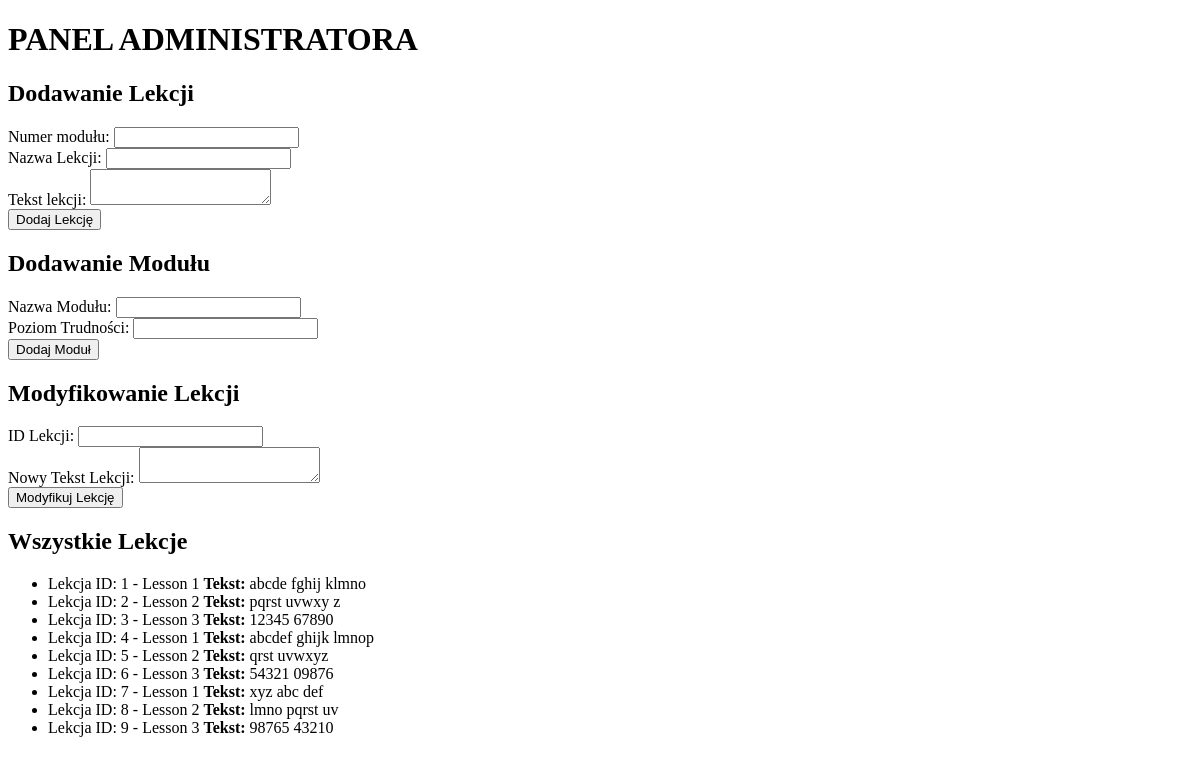
The app's page /src/pages/admin.php, older data.
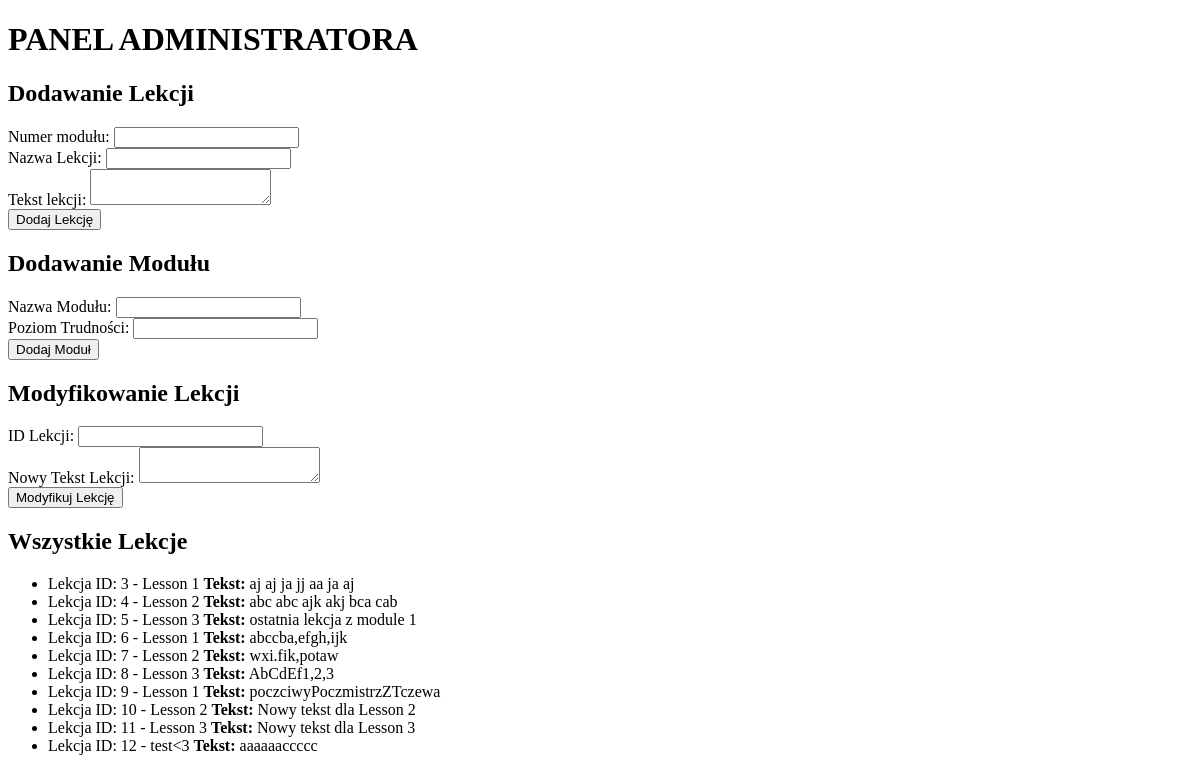
The same page, newer data.
### tables this page shows
CREATE TABLE `lessons` (
                           `LessonID` int(11) NOT NULL,
                           `ModuleID` int(11) DEFAULT NULL,
                           `LessonName` varchar(255) DEFAULT NULL,
                           `TextContent` text DEFAULT NULL
);

### src/pages/admin.php (the view, shortened to what this page needs)
<!DOCTYPE html>
<html lang="en">
<head>
    <link rel="stylesheet" type="text/css" href="../src/css/admin.css">
</head>
<body>
    <h1>PANEL ADMINISTRATORA</h1>
    <h2>Dodawanie Lekcji</h2>
    <form method="post" action="/admin/add_lesson">
        <label for="moduleId">Numer modułu:</label>
        <input type="text" id="moduleId" name="moduleId" required><br>
        <label for="lessonName">Nazwa Lekcji:</label>
        <input type="text" id="lessonName" name="lessonName" required><br>
        <label for="textContent">Tekst lekcji:</label>
        <textarea type="text" id="textContent" name="textContent" required></textarea></br>
        <button type="submit">Dodaj Lekcję</button>
    </form>
    <h2>Dodawanie Modułu</h2>
    <form method="post" action="/admin/add_module">
        <label for="moduleName">Nazwa Modułu:</label>
        <input type="text" id="moduleName" name="moduleName" required><br>
        <label for="difficultyLevel">Poziom Trudności:</label>
        <input type="text" id="difficultyLevel" name="difficultyLevel" required><br>
        <button type="submit">Dodaj Moduł</button>
    </form>
    <h2>Modyfikowanie Lekcji</h2>
    <form method="post" action="/admin/modify_lesson">
        <label for="lessonId">ID Lekcji:</label>
        <input type="text" id="lessonId" name="lessonId" required><br>
        <label for="newTextContent">Nowy Tekst Lekcji:</label>
        <textarea type="text" id="newTextContent" name="newTextContent" required></textarea><br>
        <button type="submit">Modyfikuj Lekcję</button>
    </form>
    <h2>Wszystkie Lekcje</h2>
    <?php
    try {
        $db = new PDO('mysql:host=localhost;dbname=keyboard_destroyer', 'root', '');
        $query = 'SELECT * FROM lessons';
        $stmt = $db->query($query);
        echo '<ul>';
        while ($row = $stmt->fetch(PDO::FETCH_ASSOC)) {
            echo "<li>Lekcja ID: {$row['LessonID']} - {$row['LessonName']} <b>Tekst:</b> {$row['TextContent']}</li>";
        }
        echo '</ul>';
    } catch (PDOException $e) {
        die('Błąd bazy danych: ' . $e->getMessage());
    }
    ?>
</body>
</html>

Row changes from the older to the newer data that the page shows:
removed lessons: LessonID "1", LessonName "Lesson 1", TextContent "abcde fghij klmno"
removed lessons: LessonID "2", LessonName "Lesson 2", TextContent "pqrst uvwxy z"
changed lessons id 3: LessonName "Lesson 3" → "Lesson 1"; TextContent "12345 67890" → "aj aj ja jj aa ja aj"
changed lessons id 4: LessonName "Lesson 1" → "Lesson 2"; TextContent "abcdef ghijk lmnop" → "abc abc ajk akj bca cab"
changed lessons id 5: LessonName "Lesson 2" → "Lesson 3"; TextContent "qrst uvwxyz" → "ostatnia lekcja z module 1"
changed lessons id 6: LessonName "Lesson 3" → "Lesson 1"; TextContent "54321 09876" → "abccba,efgh,ijk"
changed lessons id 7: LessonName "Lesson 1" → "Lesson 2"; TextContent "xyz abc def" → "wxi.fik,potaw"
changed lessons id 8: LessonName "Lesson 2" → "Lesson 3"; TextContent "lmno pqrst uv" → "AbCdEf1,2,3"
changed lessons id 9: LessonName "Lesson 3" → "Lesson 1"; TextContent "98765 43210" → "poczciwyPoczmistrzZTczewa"
added lessons: LessonID "10", LessonName "Lesson 2", TextContent "Nowy tekst dla Lesson 2"
added lessons: LessonID "11", LessonName "Lesson 3", TextContent "Nowy tekst dla Lesson 3"
added lessons: LessonID "12", LessonName "test<3", TextContent "aaaaaaccccc"
